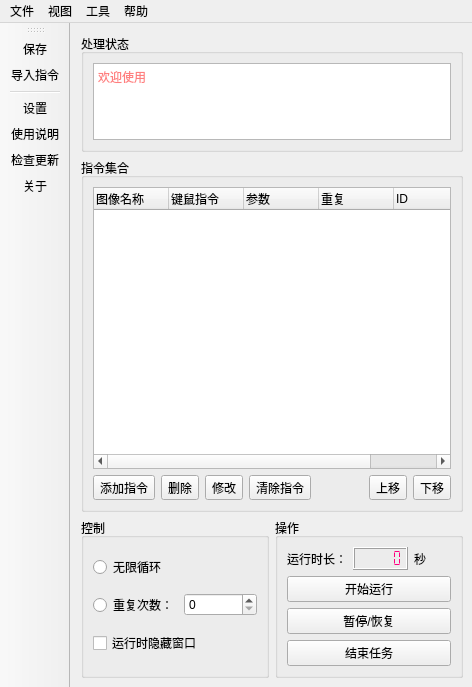
<?xml version="1.0" encoding="UTF-8"?>
<ui version="4.0">
 <class>MainWindow</class>
 <widget class="QMainWindow" name="MainWindow">
  <property name="geometry">
   <rect>
    <x>0</x>
    <y>0</y>
    <width>472</width>
    <height>687</height>
   </rect>
  </property>
  <property name="windowTitle">
   <string>自动点击</string>
  </property>
  <widget class="QWidget" name="centralwidget">
   <layout class="QGridLayout" name="gridLayout_4" rowstretch="1,3,1">
    <property name="leftMargin">
     <number>11</number>
    </property>
    <property name="topMargin">
     <number>11</number>
    </property>
    <item row="0" column="0" colspan="2">
     <widget class="QGroupBox" name="groupBox">
      <property name="title">
       <string>处理状态</string>
      </property>
      <layout class="QGridLayout" name="gridLayout_2">
       <item row="0" column="0">
        <widget class="QPlainTextEdit" name="plainTextEdit">
         <property name="palette">
          <palette>
           <active>
            <colorrole role="Text">
             <brush brushstyle="SolidPattern">
              <color alpha="255">
               <red>255</red>
               <green>0</green>
               <blue>0</blue>
              </color>
             </brush>
            </colorrole>
            <colorrole role="PlaceholderText">
             <brush brushstyle="SolidPattern">
              <color alpha="128">
               <red>255</red>
               <green>0</green>
               <blue>0</blue>
              </color>
             </brush>
            </colorrole>
           </active>
           <inactive>
            <colorrole role="Text">
             <brush brushstyle="SolidPattern">
              <color alpha="255">
               <red>255</red>
               <green>0</green>
               <blue>0</blue>
              </color>
             </brush>
            </colorrole>
            <colorrole role="PlaceholderText">
             <brush brushstyle="SolidPattern">
              <color alpha="128">
               <red>255</red>
               <green>0</green>
               <blue>0</blue>
              </color>
             </brush>
            </colorrole>
           </inactive>
           <disabled>
            <colorrole role="Text">
             <brush brushstyle="SolidPattern">
              <color alpha="255">
               <red>120</red>
               <green>120</green>
               <blue>120</blue>
              </color>
             </brush>
            </colorrole>
            <colorrole role="PlaceholderText">
             <brush brushstyle="SolidPattern">
              <color alpha="128">
               <red>0</red>
               <green>0</green>
               <blue>0</blue>
              </color>
             </brush>
            </colorrole>
           </disabled>
          </palette>
         </property>
         <property name="placeholderText">
          <string>欢迎使用</string>
         </property>
        </widget>
       </item>
      </layout>
     </widget>
    </item>
    <item row="1" column="0" colspan="2">
     <widget class="QGroupBox" name="groupBox_2">
      <property name="title">
       <string>指令集合</string>
      </property>
      <layout class="QGridLayout" name="gridLayout">
       <item row="1" column="7">
        <widget class="QToolButton" name="toolButton_4">
         <property name="text">
          <string>下移</string>
         </property>
         <property name="icon">
          <iconset resource="../images.qrc">
           <normaloff>:/按钮图标/窗体/res/下移.png</normaloff>:/按钮图标/窗体/res/下移.png</iconset>
         </property>
        </widget>
       </item>
       <item row="1" column="1">
        <widget class="QToolButton" name="toolButton_2">
         <property name="text">
          <string>删除</string>
         </property>
         <property name="icon">
          <iconset resource="../images.qrc">
           <normaloff>:/按钮图标/窗体/res/删除.png</normaloff>:/按钮图标/窗体/res/删除.png</iconset>
         </property>
         <property name="iconSize">
          <size>
           <width>40</width>
           <height>20</height>
          </size>
         </property>
        </widget>
       </item>
       <item row="1" column="2">
        <widget class="QToolButton" name="toolButton_5">
         <property name="text">
          <string>修改</string>
         </property>
         <property name="icon">
          <iconset resource="../images.qrc">
           <normaloff>:/按钮图标/窗体/res/刷新.png</normaloff>:/按钮图标/窗体/res/刷新.png</iconset>
         </property>
         <property name="iconSize">
          <size>
           <width>40</width>
           <height>20</height>
          </size>
         </property>
        </widget>
       </item>
       <item row="1" column="0">
        <widget class="QToolButton" name="toolButton">
         <property name="text">
          <string>添加指令</string>
         </property>
         <property name="icon">
          <iconset resource="../images.qrc">
           <normaloff>:/按钮图标/窗体/res/add.png</normaloff>:/按钮图标/窗体/res/add.png</iconset>
         </property>
         <property name="iconSize">
          <size>
           <width>40</width>
           <height>20</height>
          </size>
         </property>
         <property name="autoRaise">
          <bool>false</bool>
         </property>
        </widget>
       </item>
       <item row="1" column="4">
        <spacer name="horizontalSpacer">
         <property name="orientation">
          <enum>Qt::Horizontal</enum>
         </property>
         <property name="sizeHint" stdset="0">
          <size>
           <width>40</width>
           <height>20</height>
          </size>
         </property>
        </spacer>
       </item>
       <item row="0" column="0" colspan="8">
        <widget class="QTableWidget" name="tableWidget">
         <property name="styleSheet">
          <string notr="true"/>
         </property>
         <property name="showGrid">
          <bool>true</bool>
         </property>
         <property name="gridStyle">
          <enum>Qt::SolidLine</enum>
         </property>
         <property name="wordWrap">
          <bool>true</bool>
         </property>
         <attribute name="horizontalHeaderVisible">
          <bool>true</bool>
         </attribute>
         <attribute name="horizontalHeaderCascadingSectionResizes">
          <bool>true</bool>
         </attribute>
         <attribute name="horizontalHeaderDefaultSectionSize">
          <number>75</number>
         </attribute>
         <attribute name="verticalHeaderVisible">
          <bool>false</bool>
         </attribute>
         <attribute name="verticalHeaderDefaultSectionSize">
          <number>30</number>
         </attribute>
         <column>
          <property name="text">
           <string>图像名称</string>
          </property>
          <property name="textAlignment">
           <set>AlignLeading|AlignVCenter</set>
          </property>
         </column>
         <column>
          <property name="text">
           <string>键鼠指令</string>
          </property>
          <property name="textAlignment">
           <set>AlignLeading|AlignVCenter</set>
          </property>
         </column>
         <column>
          <property name="text">
           <string>参数</string>
          </property>
          <property name="textAlignment">
           <set>AlignLeading|AlignVCenter</set>
          </property>
         </column>
         <column>
          <property name="text">
           <string>重复</string>
          </property>
          <property name="textAlignment">
           <set>AlignLeading|AlignVCenter</set>
          </property>
         </column>
         <column>
          <property name="text">
           <string>ID</string>
          </property>
          <property name="textAlignment">
           <set>AlignLeading|AlignVCenter</set>
          </property>
         </column>
        </widget>
       </item>
       <item row="1" column="6">
        <widget class="QToolButton" name="toolButton_3">
         <property name="text">
          <string>上移</string>
         </property>
         <property name="icon">
          <iconset resource="../images.qrc">
           <normaloff>:/按钮图标/窗体/res/上移.png</normaloff>:/按钮图标/窗体/res/上移.png</iconset>
         </property>
        </widget>
       </item>
       <item row="1" column="3">
        <widget class="QToolButton" name="toolButton_6">
         <property name="text">
          <string>清除指令</string>
         </property>
         <property name="icon">
          <iconset resource="../images.qrc">
           <normaloff>:/按钮图标/窗体/res/清除.png</normaloff>:/按钮图标/窗体/res/清除.png</iconset>
         </property>
         <property name="iconSize">
          <size>
           <width>40</width>
           <height>20</height>
          </size>
         </property>
        </widget>
       </item>
      </layout>
     </widget>
    </item>
    <item row="2" column="0">
     <widget class="QGroupBox" name="groupBox_3">
      <property name="title">
       <string>控制</string>
      </property>
      <layout class="QGridLayout" name="gridLayout_5">
       <item row="1" column="1">
        <widget class="QSpinBox" name="spinBox">
         <property name="maximum">
          <number>9999</number>
         </property>
         <property name="displayIntegerBase">
          <number>10</number>
         </property>
        </widget>
       </item>
       <item row="1" column="0">
        <widget class="QRadioButton" name="radioButton_2">
         <property name="text">
          <string>重复次数：</string>
         </property>
        </widget>
       </item>
       <item row="2" column="0" colspan="2">
        <widget class="QCheckBox" name="checkBox_2">
         <property name="text">
          <string>运行时隐藏窗口</string>
         </property>
        </widget>
       </item>
       <item row="0" column="0">
        <widget class="QRadioButton" name="radioButton">
         <property name="text">
          <string>无限循环</string>
         </property>
        </widget>
       </item>
      </layout>
     </widget>
    </item>
    <item row="2" column="1">
     <widget class="QGroupBox" name="groupBox_4">
      <property name="title">
       <string>操作</string>
      </property>
      <layout class="QGridLayout" name="gridLayout_3">
       <item row="1" column="0" colspan="3">
        <widget class="QPushButton" name="pushButton_5">
         <property name="text">
          <string>开始运行</string>
         </property>
        </widget>
       </item>
       <item row="0" column="0">
        <widget class="QLabel" name="label">
         <property name="text">
          <string>运行时长：</string>
         </property>
        </widget>
       </item>
       <item row="0" column="2">
        <widget class="QLabel" name="label_2">
         <property name="text">
          <string>秒</string>
         </property>
        </widget>
       </item>
       <item row="3" column="0" colspan="3">
        <widget class="QPushButton" name="pushButton_6">
         <property name="text">
          <string>结束任务</string>
         </property>
        </widget>
       </item>
       <item row="0" column="1">
        <widget class="QLCDNumber" name="lcdNumber">
         <property name="styleSheet">
          <string notr="true">color: rgb(255, 0, 127);</string>
         </property>
         <property name="smallDecimalPoint">
          <bool>true</bool>
         </property>
         <property name="segmentStyle">
          <enum>QLCDNumber::Flat</enum>
         </property>
        </widget>
       </item>
       <item row="2" column="0" colspan="3">
        <widget class="QPushButton" name="pushButton_7">
         <property name="text">
          <string>暂停/恢复</string>
         </property>
        </widget>
       </item>
      </layout>
     </widget>
    </item>
   </layout>
  </widget>
  <widget class="QMenuBar" name="menubar">
   <property name="geometry">
    <rect>
     <x>0</x>
     <y>0</y>
     <width>472</width>
     <height>26</height>
    </rect>
   </property>
   <widget class="QMenu" name="menu">
    <property name="title">
     <string>文件</string>
    </property>
    <addaction name="actionb"/>
    <addaction name="actionf"/>
   </widget>
   <widget class="QMenu" name="menu_2">
    <property name="title">
     <string>帮助</string>
    </property>
    <addaction name="actionabout"/>
    <addaction name="actionj"/>
    <addaction name="actions"/>
   </widget>
   <widget class="QMenu" name="menu_4">
    <property name="title">
     <string>工具</string>
    </property>
    <addaction name="actions_2"/>
   </widget>
   <widget class="QMenu" name="menu_3">
    <property name="title">
     <string>视图</string>
    </property>
    <addaction name="actiong"/>
   </widget>
   <addaction name="menu"/>
   <addaction name="menu_3"/>
   <addaction name="menu_4"/>
   <addaction name="menu_2"/>
  </widget>
  <widget class="QToolBar" name="toolBar">
   <property name="windowTitle">
    <string>toolBar</string>
   </property>
   <attribute name="toolBarArea">
    <enum>LeftToolBarArea</enum>
   </attribute>
   <attribute name="toolBarBreak">
    <bool>false</bool>
   </attribute>
   <addaction name="actionb"/>
   <addaction name="actionf"/>
   <addaction name="separator"/>
   <addaction name="actions_2"/>
   <addaction name="actions"/>
   <addaction name="actionj"/>
   <addaction name="actionabout"/>
  </widget>
  <action name="actionabout">
   <property name="icon">
    <iconset resource="../images.qrc">
     <normaloff>:/按钮图标/窗体/res/关于.png</normaloff>:/按钮图标/窗体/res/关于.png</iconset>
   </property>
   <property name="text">
    <string>关于</string>
   </property>
  </action>
  <action name="actionj">
   <property name="icon">
    <iconset resource="../images.qrc">
     <normaloff>:/按钮图标/窗体/res/更新.png</normaloff>:/按钮图标/窗体/res/更新.png</iconset>
   </property>
   <property name="text">
    <string>检查更新</string>
   </property>
  </action>
  <action name="actions">
   <property name="icon">
    <iconset resource="../images.qrc">
     <normaloff>:/按钮图标/窗体/res/帮助.png</normaloff>:/按钮图标/窗体/res/帮助.png</iconset>
   </property>
   <property name="text">
    <string>使用说明</string>
   </property>
  </action>
  <action name="actionb">
   <property name="icon">
    <iconset resource="../images.qrc">
     <normaloff>:/按钮图标/窗体/res/保存.png</normaloff>:/按钮图标/窗体/res/保存.png</iconset>
   </property>
   <property name="text">
    <string>保存</string>
   </property>
  </action>
  <action name="setting">
   <property name="icon">
    <iconset resource="../images.qrc">
     <normaloff>:/按钮图标/窗体/res/设置.png</normaloff>:/按钮图标/窗体/res/设置.png</iconset>
   </property>
   <property name="text">
    <string>设置</string>
   </property>
  </action>
  <action name="actionf">
   <property name="icon">
    <iconset resource="../images.qrc">
     <normaloff>:/按钮图标/窗体/res/导入指令.png</normaloff>:/按钮图标/窗体/res/导入指令.png</iconset>
   </property>
   <property name="text">
    <string>导入指令</string>
   </property>
  </action>
  <action name="actions_2">
   <property name="icon">
    <iconset resource="../images.qrc">
     <normaloff>:/按钮图标/窗体/res/设置.png</normaloff>:/按钮图标/窗体/res/设置.png</iconset>
   </property>
   <property name="text">
    <string>设置</string>
   </property>
  </action>
  <action name="actiong">
   <property name="text">
    <string>工具栏</string>
   </property>
  </action>
 </widget>
 <resources>
  <include location="../images.qrc"/>
 </resources>
 <connections/>
</ui>
